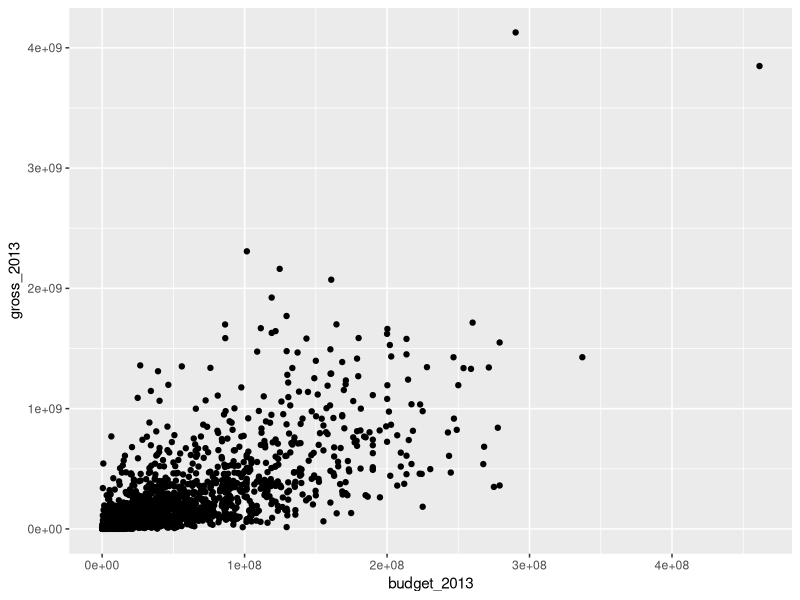
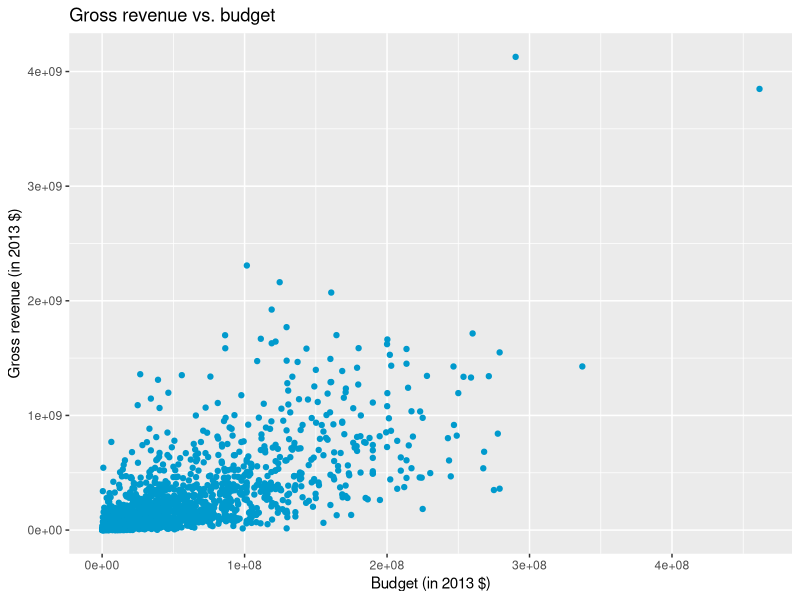
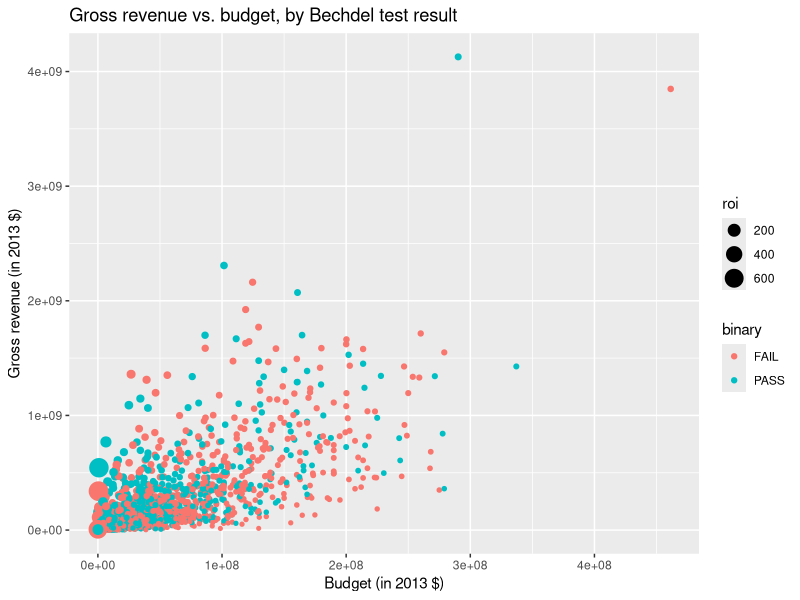
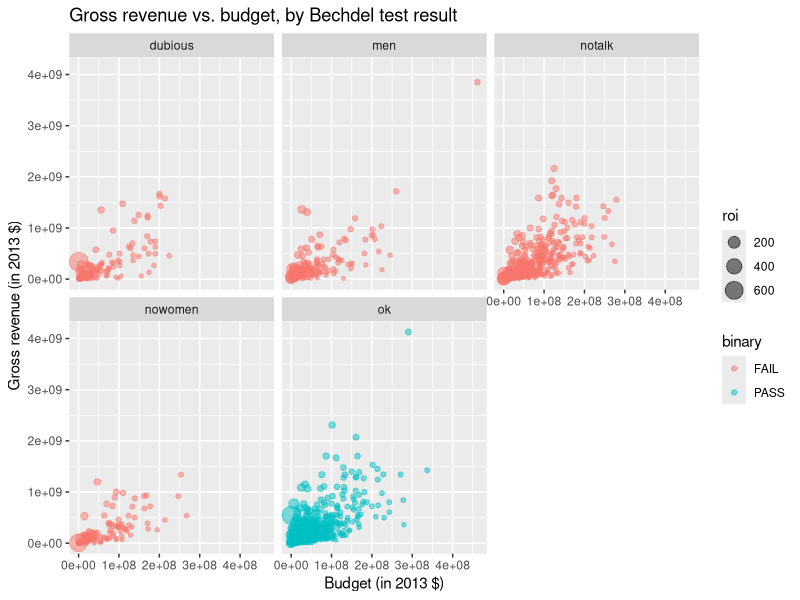
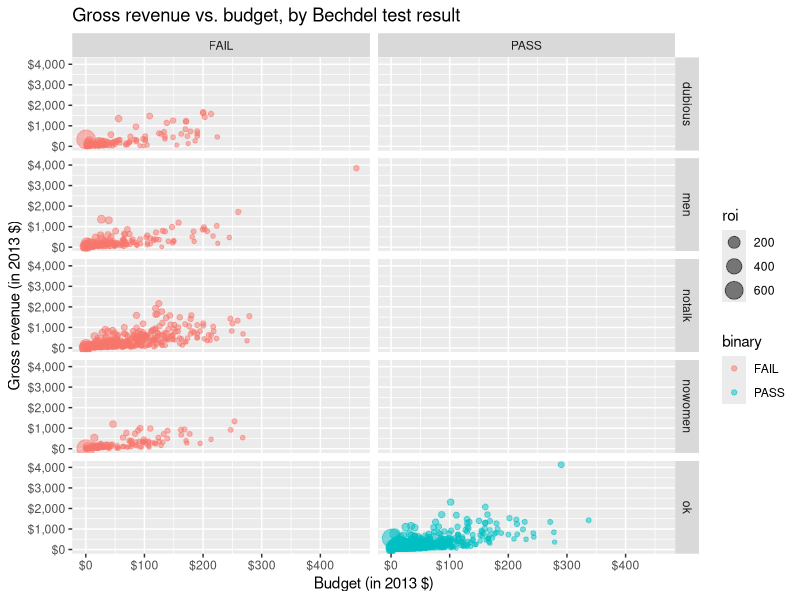

Recreate these plots in R, in order.
## ---- chunk 1
#| echo: false
#| include: false
library(tidyverse) # put in r file to r chunks have packages to use
library(scales)
## ---- chunk 2
#| echo: false
bechdel <- read_csv("data/bechdel.csv") # put in R file to r chunks have data to use
## ---- chunk 3
#| label: load-packages
#| message: false
#| warning: false
library(tidyverse)
library(scales)
## ---- chunk 4
glimpse(bechdel)
## ---- chunk 5
#| echo: true
ggplot(
  bechdel,
  aes(x = budget_2013, y = gross_2013)
) +
  geom_point()
## ---- chunk 6
#| label: plot-labels
#| echo: true
ggplot(
  bechdel,
  aes(x = budget_2013, y = gross_2013)
) +
  geom_point(color = "deepskyblue3") +
  labs(
    x = "Budget (in 2013 $)",
    y = "Gross revenue (in 2013 $)",
    title = "Gross revenue vs. budget"
  )
## ---- chunk 7
#| label: plot-aes-color-solution
#| echo: true
ggplot(
  bechdel,
  aes(
    x = budget_2013, y = gross_2013,
    color = binary, size = roi
  )
) +
  geom_point() +
  labs(
    x = "Budget (in 2013 $)",
    y = "Gross revenue (in 2013 $)",
    title = "Gross revenue vs. budget, by Bechdel test result"
  )
## ---- chunk 8
#| label: plot-facet-wrap-sol
#| echo: true
ggplot(
  bechdel,
  aes(
    x = budget_2013, y = gross_2013,
    color = binary, size = roi
  )
) +
  geom_point(alpha = 0.5) +
  facet_wrap(~clean_test) +
  labs(
    x = "Budget (in 2013 $)",
    y = "Gross revenue (in 2013 $)",
    title = "Gross revenue vs. budget, by Bechdel test result"
  )
## ---- chunk 9
ggplot(
  bechdel,
  aes(
    x = budget_2013, y = gross_2013,
    color = binary, size = roi
  )
) +
  geom_point(alpha = 0.5) +
  facet_grid(clean_test ~ binary) +
  scale_x_continuous(labels = label_dollar(scale = 1 / 1000000)) +
  scale_y_continuous(labels = label_dollar(scale = 1 / 1000000)) +
  labs(
    x = "Budget (in 2013 $)",
    y = "Gross revenue (in 2013 $)",
    title = "Gross revenue vs. budget, by Bechdel test result"
  )
